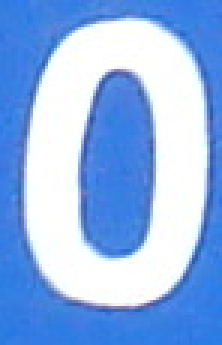
#> input picture Img/Sample001/img001-00028.png, 74 x 115 px (shown 3 times larger); its folder holds only this picture in this run
$ jupyter execute --allow-errors New-clasificator.ipynb   (Python 2 division)
#> lines starting #> are read from the running program, lines starting #| are printed output that depends on the picture
[cell 1]
import tensorflow as tf
from tensorflow import keras
import os
import sys
import numpy as np
import pandas as pd
import matplotlib.pyplot as plt
from skimage import io
from scipy import misc
import cv2 as cv
from skimage.feature import (match_descriptors, corner_harris,
                             corner_peaks, ORB, plot_matches)
from skimage.color import rgb2gray
import gc

[cell 2]
path_classes = '../Img/'
classes_names = sorted(os.listdir(path_classes))
dic_imgs ={}

for i, name_class in enumerate(classes_names):
    dic_imgs[classes_names[i]]=np.array(os.listdir(path_classes + classes_names[i]))
    print "class: ", name_class, " total samples: ", len(dic_imgs[classes_names[i]])

[cell 3]
X=[];
Y=[];
for i in range(len(classes_names)):
    for j in range(len(dic_imgs[classes_names[i]])):

        path_image = path_classes+classes_names[i]+'/'+dic_imgs[classes_names[i]][j];
        img=cv.imread(path_image);
#> img is the input picture: shape (115, 74, 3); mean B, G, R 233.8, 179.7, 143.2
        img=cv.cvtColor(img,cv.COLOR_BGR2RGB);
        #img=cv.resize(img,(32,32));
        X.append(img)
        Y.append(i)

#> (the rest of this cell did not finish here and is left out)

[cell 4]
from sklearn.model_selection import train_test_split
test_size = 0.3
#> test_size = 0.3
X_train, X_test, Y_train, Y_test = train_test_split(X,Y,test_size=test_size)
#> (the rest of this cell did not finish here and is left out)

#> (a cell that did not finish here is left out)

#> (a cell that did not finish here is left out)

[cell 7]
ran=np.random.randint(len(X_train))
img=cv.resize(X_train[ran],(224,224), interpolation = cv.INTER_CUBIC)
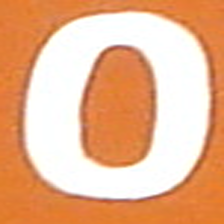
#> img: shape (224, 224, 3); mean of channels 0, 1, 2 143.1, 179.6, 233.7; drawn as B, G, R
img = img.reshape([-1, 224, 224, 3])
#> (the rest of this cell did not finish here and is left out)
